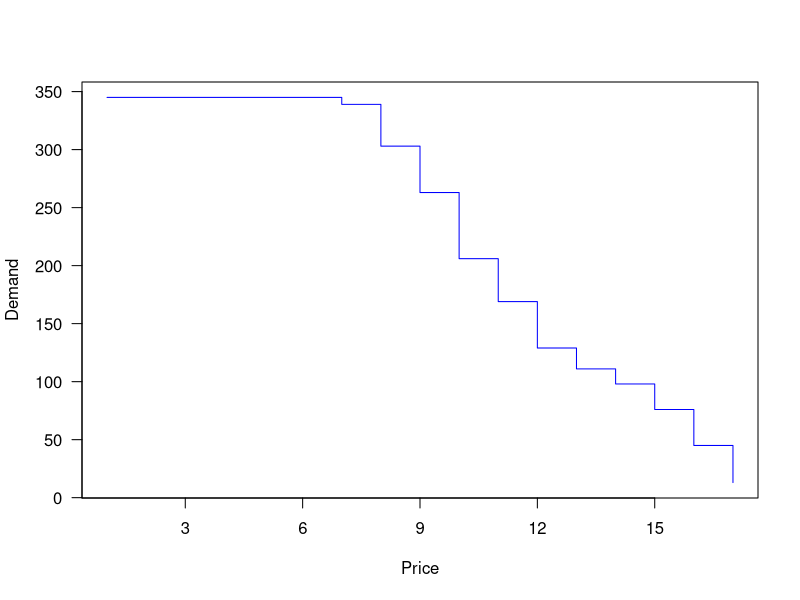
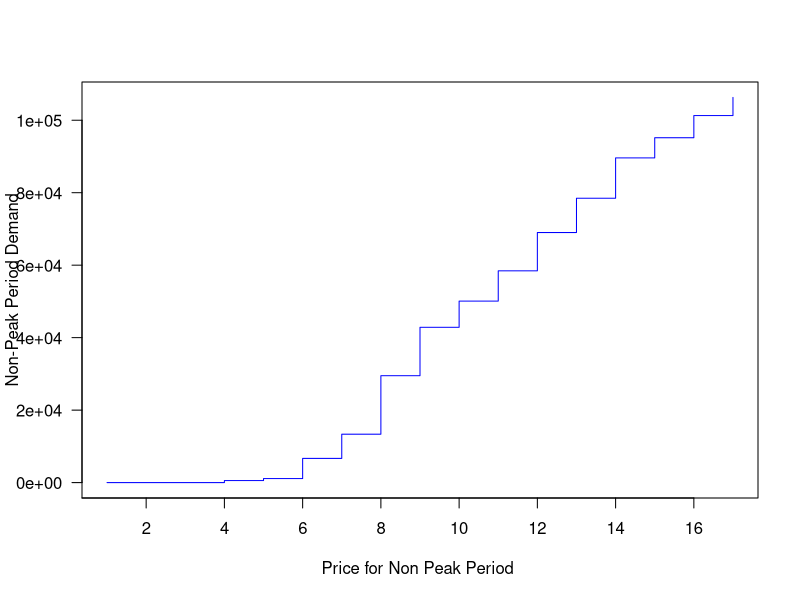
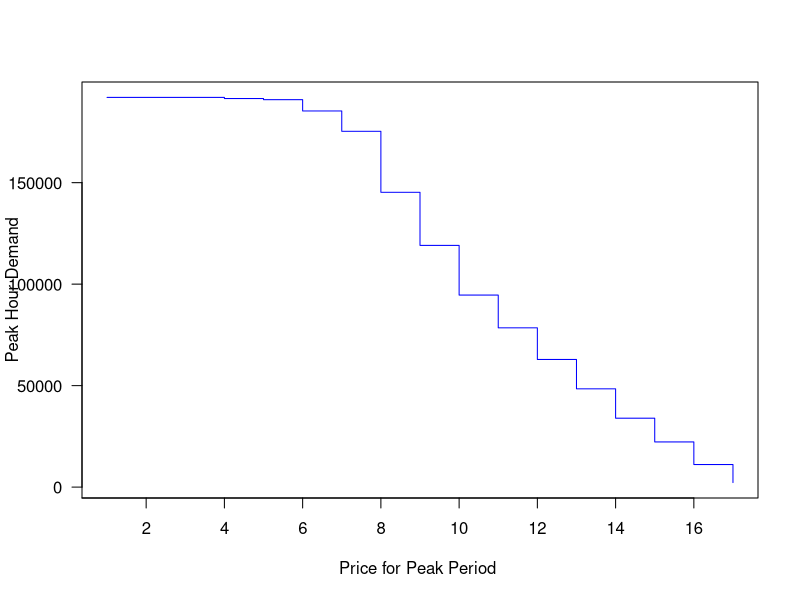
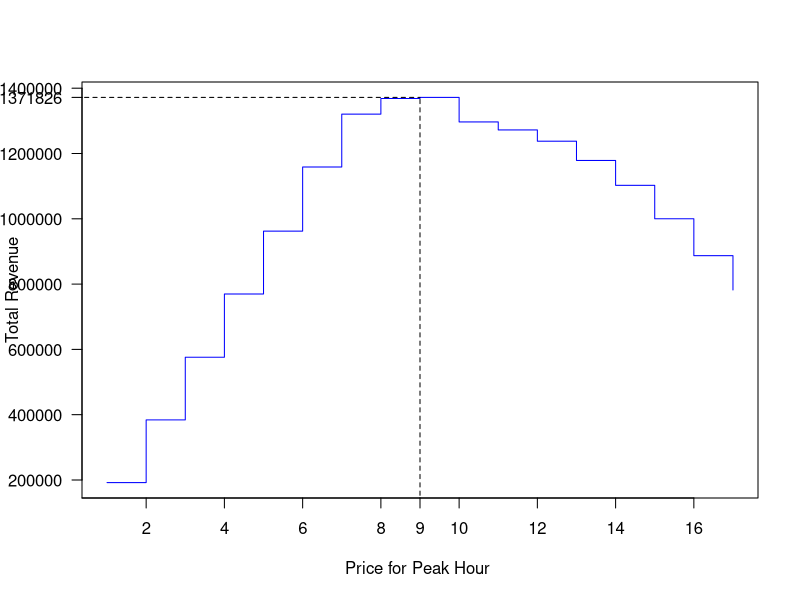

The R script that drew these images, in order:

### --- loading libraries --- ###

library(nloptr)

### --- loading the dataset --- ###

data = read.csv('CongestionPricing.csv')

### --- Question 1 --- ###
# -- a) -- #

# Compute maximum willingness to pay for each driver 
for (i in 1:345){ 
  data$maxWTP[i]=max(data[i,2:3])
}

#Displaying the first ten rows of data including the maxWTP for each id
data[1:20,]

 # No need to consider a price if no one can afford it.
maxprice=max(data$maxWTP)

# Defining empty array variables we will be introducing
demand=rep(NA,maxprice) 
revenue=rep(NA,maxprice)

# Find how many people buy at each price level
for (p in 1:maxprice){
  
  demand[p]=sum(data$maxWTP>=p)
  revenue[p]=p*demand[p]
  
}

### --- Identify the best price --- ###
revenueBest=max(revenue)
priceBest=which(revenue == revenueBest)
demand_best_price = sum(data$maxWTP>= priceBest)

print(paste("If a single price is to be charged for both peak and non peak hours, the optimal price is:",priceBest))

print(paste("For price 8 the demand is :",demand_best_price, "out of the 345 drivers of the survey"))

# calculating the percentage for the demand 
overall_per = 303/345 ## --- 0.8782609

# getting the percentage for the 192,000 drivers
cars = 0.8782609*192000 ## --- 168626.1 --- ###

# calculating the average speed
average_speed = 30 - 0.0625 * 168.626

print(paste("The average speed for 168626.1 cars is:", round(average_speed)))

# The average speed is below 25km/h, so we will use the second type for calculating the emissions per car.

emissions_per_car = 617.5 - 16.7*average_speed 
total = emissions_per_car * 168626.1 # calculating the total emissions for the 168626.1 cars 

print(paste("For price equal to 8 the total emissions are", round(total)))


total_revenue_a = 8*cars


print(paste("For price equal to 8 the total revenue is", round(total_revenue_a)))

### --- Plotting the demand vs the Price --- ###
xaxis=1:maxprice
plot(xaxis,demand,pch = 16, type="s", col="blue", las=1, xaxt="n",
     xlab="Price",ylab="Demand") 
xticks <- seq(0, maxprice, by=3) 
axis(side = 1, at = xticks)



### --- b) --- ###

non_peak_price = 7 

# The maximum WTP in data, we can use this as the upper bound for our price search.
# No need to consider a price if no one can afford it.
maxprice_b = max(data[2:3])

demandNonPeak<-rep(0,maxprice_b) 
demandPeak<-rep(0,maxprice_b) 
revenue_b<-rep(0,maxprice_b)


##  STEP 1:
# For each driver we will obtain their maximum WTP and
# maximum Surplus among the Non peak hour

maxWTPNonPeak <-rep(0,345)

maxsurplusNonPeak<-rep(0,345)

for (i in 1:345){
  
  maxWTPNonPeak[i] = max(data[i,3]) 
  maxsurplusNonPeak[i]=max(data[i,3]-non_peak_price)
  # We can also generate new column(s) and add this information to our data:
  data$maxWTPNonPeak[i]=max(data[i,3])
  data$maxsurplusNonPeak[i]=max(data[i,3]-non_peak_price)
}

# Viewing the first ten rows of data
data[1:10,]

# STEP 2:
# For each possible price point:
# and for all drivers at the particular price point currently in consideration:

# Compare a driver's surplus from Non Peak and Peak Hours

# If a driver's surplus from Non Peak is greater than their surplus for Peak
# and if the driver's surplus from Non Peak is greater than 0,
# That driver will purchase Non Peak.

# If a driver's surplus from Peak is greater than their surplus for Non Peak
# and if the driver's surplus from Peak is greater than 0,
# That driver will purchase Peak.

# If both surpluses are less than 0, the driver will not buy.


# Let's first compute drivers' surpluses for Peak across all possible Peak Price choices
# There are 345 clients and 17 possible price choices
# So we will create a matrix of dimension: 345 rows (for each client) and 17 Columns


surplusPeak<-matrix(0,345,maxprice_b)

for (p in 1:maxprice_b){ 
  
  for (i in 1:345){
    
  surplusPeak[i,p]=data[i,2]-p }
}

colnames(surplusPeak) = paste0("p=",1:maxprice_b) 
surplusPeak[1:10,c(1:17)]

for (p in 1:maxprice_b){ 
  
  demandNonPeak[p]=sum((maxsurplusNonPeak>surplusPeak[,p])*(maxsurplusNonPeak>=0))*192000/345 
  demandPeak[p]=sum((surplusPeak[,p]>=maxsurplusNonPeak)*(surplusPeak[,p]>=0))*192000/345 
  revenue_b[p]=non_peak_price*demandNonPeak[p]+p*demandPeak[p]
  
}


### --- Plotting NonPeak Demand vs NonPeak Period Price --- ###
xaxis=1:maxprice_b
plot(xaxis,demandNonPeak,pch = 16, type="s",col="blue", las=1, xaxt="n",
     xlab="Price for Non Peak Period ",ylab="Non-Peak Period Demand")
xticks <- seq(0, maxprice_b, by=2)
axis(side = 1, at = xticks)


### --- Plotting Peak Demand vs Peak Period Price --- ###
xaxis=1:maxprice_b
plot(xaxis,demandPeak,pch = 16, type="s",col="blue", las=1, xaxt="n",
     xlab="Price for Peak Period ",ylab="Peak Hour Demand") 
xticks <- seq(0, maxprice_b, by=2)
axis(side = 1, at = xticks)



### --- Plotting Revenue vs Peak Period Price --- ###

xaxis=1:maxprice_b
plot(xaxis,revenue_b,pch = 16, type="s",col="blue", las=1, xaxt="n",
     xlab="Price for Peak Hour ",ylab="Total Revenue")
xticks <- seq(0, maxprice_b, by=2)
axis(side = 1, at = xticks)

### --- Finding the revenue and the optimal price --- ###
revenueBest_b=max(revenue_b[non_peak_price:maxprice_b])
priceBest_b=which(revenue_b == revenueBest_b)


axis(side = 1, at = priceBest_b) 
lines(c(priceBest_b,priceBest_b),c(0, revenueBest_b),lty=2)
axis(side = 2, at = round(revenueBest_b,3),las=1)
lines(c(0,priceBest_b),c(revenueBest_b, revenueBest_b),lty=2)

### --- Printing the results --- ###

print(paste("When Non Peak Hour has a base price of 7, the optimal price for the Peak Hour  is", priceBest_b))

print(paste("When Non Peak Hour has a base price of 7, the optimal price for the Peak Hour  is", priceBest_b, "and the Revenue is",revenueBest_b ))

### --- Calculating the demand for Non Peak and Peak hour --- ####

demandNonPeak_b= demandNonPeak[priceBest_b] 
demandPeak_b=demandPeak[priceBest_b]

print(paste("When Non Peak Hour has a base price of 7, the demand for Non Peak Hour is:", round(demandNonPeak_b)))
print(paste("When Peak Hour has a base price of 9, the demand for Peak Hour is:", round(demandPeak_b)))

### --- Calculating the average speed for Non Peak and Peak hour --- ####

average_speed_non_peak = 30 - (0.0625*(demandNonPeak_b)/1000) 
average_speed_peak = 30 - (0.0625*(demandPeak_b)/1000)

print(paste("The average speed for 42852 cars in Non Peak Hour is:", round(average_speed_non_peak)))
print(paste("The average speed for 119096 cars in Peak Hour is:", round(average_speed_peak)))


### --- The average speed is above 25km/h, so we will use the second type for calculating the emissions per car non peak hours. --- ###

emissions_per_car_nonpeak= 235.0 - 1.4*average_speed_non_peak

### --- The average speed is under 25km/h, so we will use the second type for calculating the emissions per car peak hours. --- ###

emissions_per_car_peak= 617.5 - 16.7*average_speed_peak

### --- Finding the total emissions for Peak and Non Peak Hour --- ###

emissionspeak_cars = demandPeak_b * emissions_per_car_peak
emissionsnonpeak_cars = demandNonPeak_b*emissions_per_car_nonpeak

### --- calculating the total emissions --- ###

total_emissions_b = emissionsnonpeak_cars + emissionspeak_cars # 37110105  

### --- Finding the total revenue --- ###

revenue_b_total= 7*demandNonPeak[9] + 9*demandPeak[9] # 1371826


### --- Printing the results --- ###
print(paste("For Non Peak price equal to 7 and Peak price equal to 9 the total revenue is :", round(revenue_b_total)))
print(paste("For Non Peak price equal to 7 and Peak price equal to 9 the total emissions are :", round(total_emissions_b)))





 ## -- c) -- ##

### --- Minimize the Emissions --- ###

### --- Constructing the Objective Function --- ###
eval_f <- function(x){
  basePrice=7
  peakPrice=x
  
  NonPeakDemand = demandNonPeak[x]
  PeakDemand = demandPeak[x]
  
  ### --- Finding the emissions and average speed for Non Peak Hour--- ##
  
  NonPeak_Average_Speed = (30-0.0625*(NonPeakDemand/1000))
  
  if ( NonPeak_Average_Speed < 25) {
    
    Emissions_NonPeak = (617.5-16.7*(NonPeak_Average_Speed))*NonPeakDemand
  } else {
    Emissions_NonPeak = (235.0-1.4*(NonPeak_Average_Speed))*NonPeakDemand
  }
  ### --- Finding the emissions and average speed for Peak Hour--- ##
  
  Peak_Average_Speed = (30-0.0625*(PeakDemand/1000))
  
  if ( Peak_Average_Speed < 25) {
    Emissions_Peak = (617.5-16.7*(Peak_Average_Speed))*PeakDemand
  } else {
    Emissions_Peak = (235.0-1.4*(Peak_Average_Speed))*PeakDemand
  }
  
  ### ---  Calculating the total emissions --- ###
  Emissions = Emissions_Peak+Emissions_NonPeak
  
  objfunction = Emissions
  return(objfunction)
}


### --- Constructing the Constraints --- ###
eval_g_ineq <- function(x) {
  basePrice=7
  peakPrice=x
  
  NonPeakDemand = demandNonPeak[x]
  PeakDemand = demandPeak[x]
  revenue=basePrice*NonPeakDemand+peakPrice*PeakDemand
  constraint <- c(1100000-revenue,
                  basePrice-peakPrice)
  return(constraint)
}

### --- Initial value --- ###

x0 <- 1

# lower and upper bounds of control

lb <- 1
ub <- 17
opts <- list( "algorithm" = "NLOPT_LN_COBYLA",
              "xtol_rel"  = 1.0e-9,
              "maxeval"   = 1000)
result <- nloptr(x0=x0,eval_f=eval_f,lb=lb,ub=ub,
                 eval_g_ineq=eval_g_ineq,opts=opts)

print(result) # printing the result

priceOpt<-result$solution
priceOpt
EmissionOpt<- result$objective
EmissionOpt 

print(paste("Optimal peak Price:",priceOpt[1]))
print(paste("The emissions are :", round(EmissionOpt[1])))

basePrice=7
peakPrice=13
NonPeakDemand = demandNonPeak[13]
PeakDemand = demandPeak[13]
revenue_c =7*NonPeakDemand+13*PeakDemand
revenue_c

print(paste("The total revenue is:", round(revenue_c)))

